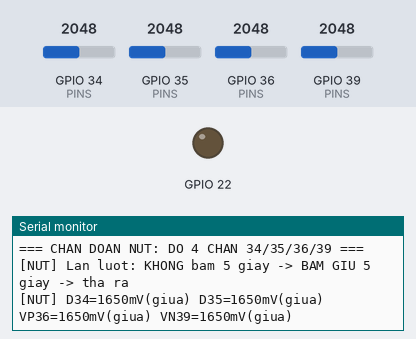
The sketch below on a simulated ESP32. Shown: output pins drawn as LEDs (lit = HIGH), the last lines printed to the serial monitor. The inputs (shaded band) are chosen by the test bench; at power-on: GPIO 34 (PINS) = 2048, GPIO 35 (PINS) = 2048, GPIO 36 (PINS) = 2048, GPIO 39 (PINS) = 2048 (analog values on the 0–4095 scale).

Above: at 1.5 s.
1.6 s: GPIO 34 (PINS) set to 2840
At 2.3 s:
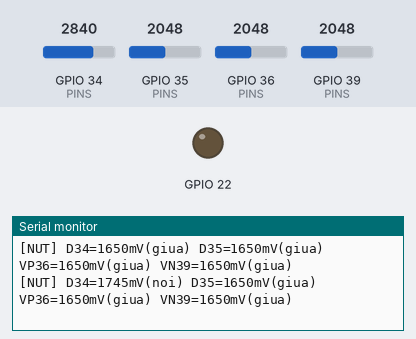
3.2 s: GPIO 35 (PINS) set to 2840
At 4.4 s:
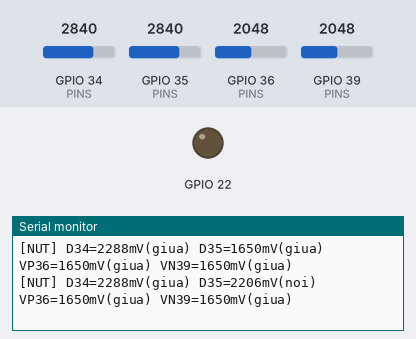
5.3 s: GPIO 36 (PINS) set to 2840
At 6.3 s:
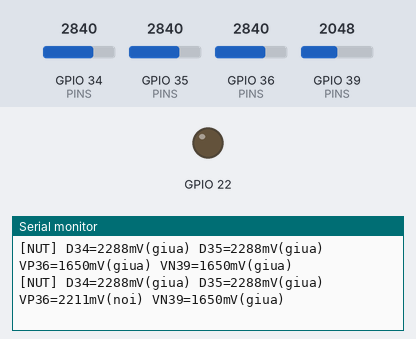
7.4 s: GPIO 39 (PINS) set to 2840
At 8.6 s:
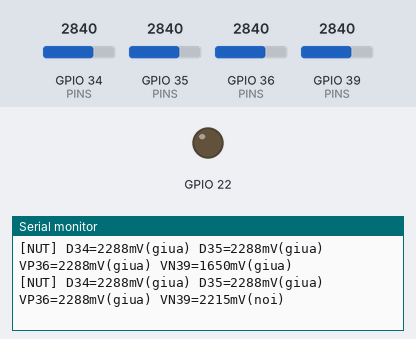
9.5 s: GPIO 34 (PINS) set to 3972
At 11.4 s:
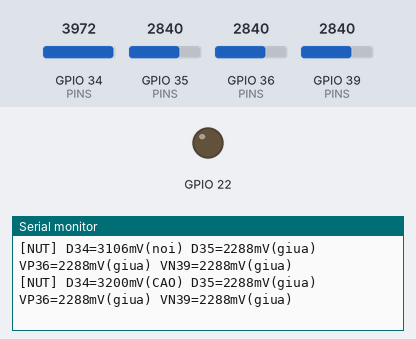
12.5 s: GPIO 35 (PINS) set to 3972
At 13.5 s:
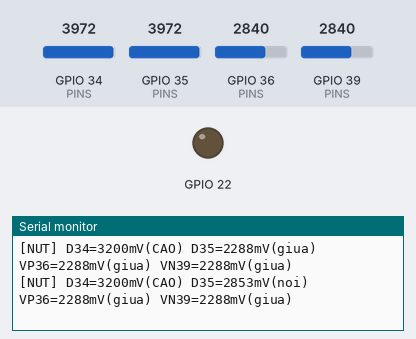

The sketch:

button_diag.ino
```cpp
// Chan doan nut nhan: do DIEN AP cung luc 4 chan chi-doc 34, 35, 36(VP), 39(VN)
// de biet day nut dang cam vao chan nao va co dien tro keo len 10k chua.
//   Nha nut dung:  ~3300 mV, dung yen       Nhan nut dung: ~0 mV, dung yen
//   Tha noi:       nhay lung tung 140..3165 mV (hung nhieu dien luoi)
// Serial: 115200 baud

const int PINS[] = {34, 35, 36, 39};
const char *NAMES[] = {"D34", "D35", "VP36", "VN39"};
const int N = 4;

void setup() {
  pinMode(22, OUTPUT);
  digitalWrite(22, LOW);  // relay TAT trong luc chan doan
  Serial.begin(115200);
  delay(300);
  analogReadResolution(12);
  for (int i = 0; i < N; i++) analogSetPinAttenuation(PINS[i], ADC_11db);
  Serial.println();
  Serial.println("=== CHAN DOAN NUT: DO 4 CHAN 34/35/36/39 ===");
  Serial.println("[NUT] Lan luot: KHONG bam 5 giay -> BAM GIU 5 giay -> tha ra");
}

void loop() {
  uint32_t mn[N], mx[N], sum[N];
  for (int i = 0; i < N; i++) { mn[i] = 9999; mx[i] = 0; sum[i] = 0; }
  int samples = 0;
  unsigned long start = millis();
  while (millis() - start < 700) {
    for (int i = 0; i < N; i++) {
      uint32_t mv = analogReadMilliVolts(PINS[i]);
      sum[i] += mv;
      if (mv < mn[i]) mn[i] = mv;
      if (mv > mx[i]) mx[i] = mv;
    }
    samples++;
    delay(2);
  }
  Serial.print("[NUT]");
  for (int i = 0; i < N; i++) {
    uint32_t avg = sum[i] / samples;
    const char *st = (mx[i] - mn[i] > 600) ? "noi" : (avg > 2800 ? "CAO" : (avg < 300 ? "THAP" : "giua"));
    Serial.printf(" %s=%4lumV(%s)", NAMES[i], (unsigned long)avg, st);
  }
  Serial.println();
}
```

Measured:
- after the input at 1.6 s, the serial monitor: prints a new line after 0.11 s (image 1)
- after the input at 3.2 s, the serial monitor: prints a new line after 0.61 s (image 2)
- after the input at 5.3 s, the serial monitor: prints a new line after 0.62 s (image 3)
- after the input at 7.4 s, the serial monitor: prints a new line after 0.62 s (image 4)
- after the input at 9.5 s, the serial monitor: prints a new line after 0.63 s (image 5)
- after the input at 12.5 s, the serial monitor: prints a new line after 0.44 s (image 6)
